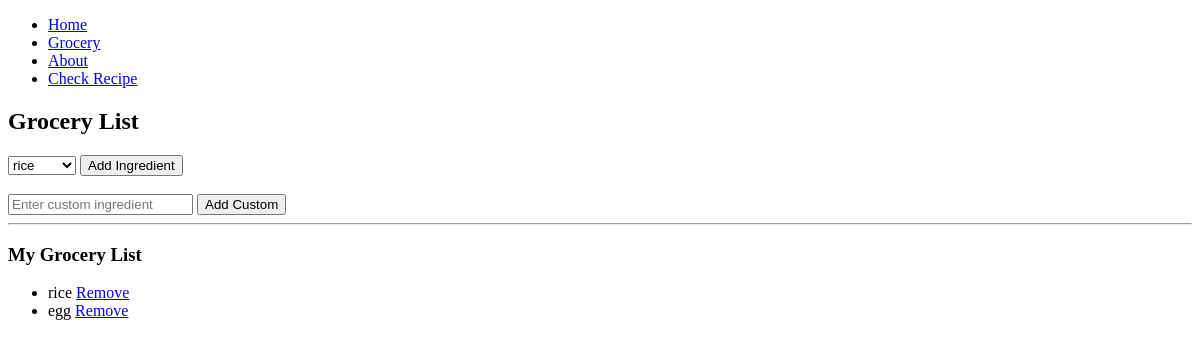
/grocery/, run on an earlier commit of the app's database.
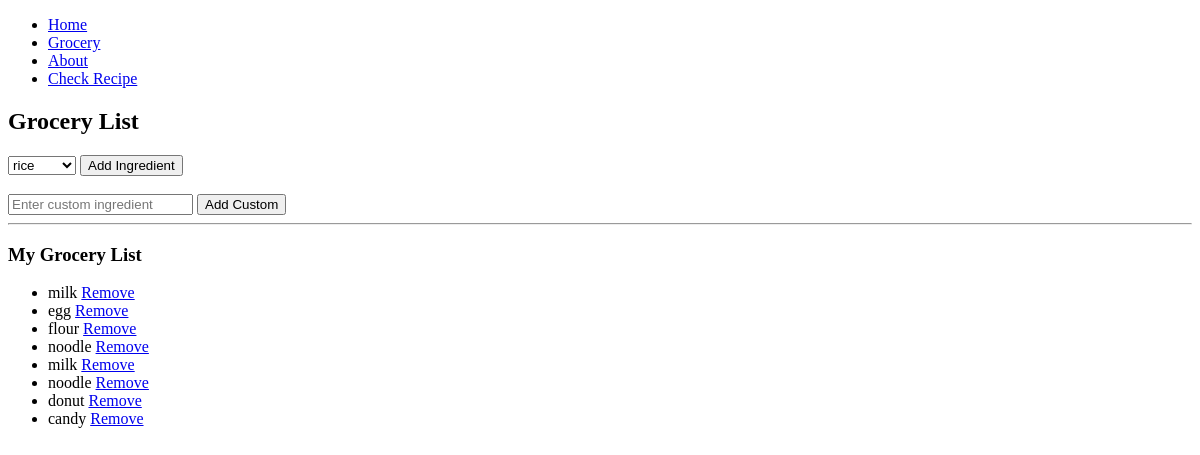
And on a later commit of the database.
### pages/models.py (models this page shows, shortened)
class Grocery(models.Model):
    ingredient = models.ForeignKey(Ingredient, on_delete=models.CASCADE, null=True, blank=True)
    custom_name = models.CharField(max_length=100, null=True, blank=True)
    user = models.ForeignKey(AppUser, on_delete=models.CASCADE)

class Ingredient(models.Model):
    name = models.CharField(max_length=100, unique=True)

### pages/views.py (the view, shortened to what this page needs)
# urls.py: path("grocery/", views.grocery, name="grocery"),
def grocery(request):
    user = AppUser.objects.first()  # temporary user
    groceries = Grocery.objects.filter(user=user)
    ingredients = Ingredient.objects.all()
    return render(request, 'pages/grocery.html', {
        'groceries': groceries,
        'ingredients': ingredients
    })

### pages/templates/pages/grocery.html (shortened to what this page needs)
{% extends 'pages/base.html' %}
{% block content %}
<h2>Grocery List</h2>
<form method="POST">
    <select name="ingredient_id">
        {% for ing in ingredients %}
            <option value="{{ ing.id }}">{{ ing.name }}</option>
        {% endfor %}
    </select>
    <button type="submit">Add Ingredient</button>
</form>
<br>
<form method="POST">
    <input type="text" name="custom_name" placeholder="Enter custom ingredient">
    <button type="submit">Add Custom</button>
</form>
<hr>
<h3>My Grocery List</h3>
<ul>
    {% for item in groceries %}
        <li>
            {% if item.ingredient %}
                {{ item.ingredient.name }}
                <a href="{% url 'remove_item' item.id %}">Remove</a>
            {% else %}
                {{ item.custom_name }}
                <a href="{% url 'remove_item' item.id %}">Remove</a>
            {% endif %}
        </li>
    {% empty %}
        <li>No items yet</li>
    {% endfor %}
</ul>
{% endblock %}

What changed in the data, as far as the page shows it:
removed Grocery: ingredient.name "rice"
added Grocery: ingredient.name "milk"
added Grocery: ingredient.name "flour"
added Grocery: ingredient.name "noodle"
added Grocery: ingredient.name "milk"
added Grocery: ingredient.name "noodle"
added Grocery: custom_name "donut"
added Grocery: custom_name "candy"
